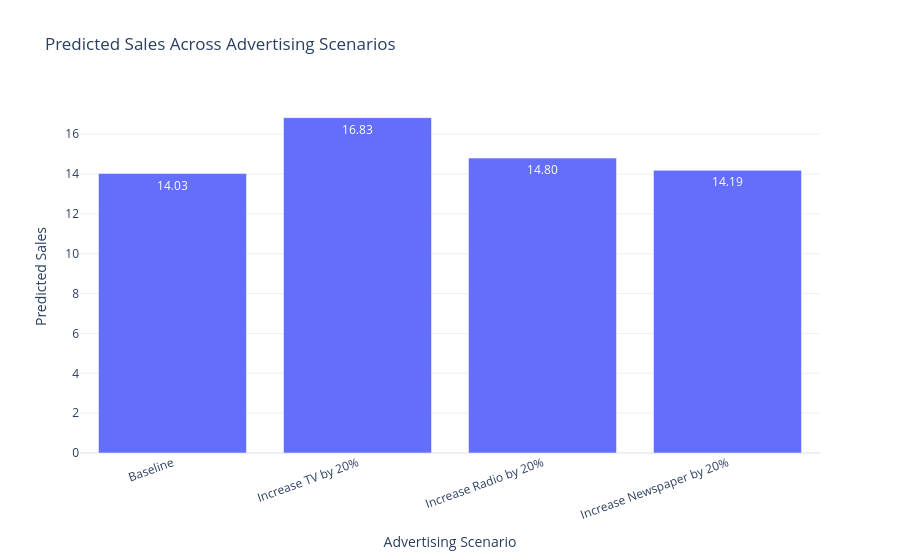

The notebook cell this image was saved under:
### Code cell
# ============================================================
# Compare Scenario Predictions
# ============================================================

fig = px.bar(
    scenario_comparison,
    x="Scenario",
    y="Predicted Sales",
    text_auto=".2f",
    hover_data=[
        "TV",
        "Radio",
        "Newspaper",
        "Total Budget",
        "Sales Change",
        "Sales Change (%)"
    ],
    title="Predicted Sales Across Advertising Scenarios",
    template="plotly_white"
)

fig.update_layout(
    xaxis_title="Advertising Scenario",
    yaxis_title="Predicted Sales",
    xaxis_tickangle=-20
)

fig.show()

### Figure 1 — Plotly figure (JSON) as saved in the notebook; plotly's stock layout.template omitted (floating-point values rounded to 4 significant figures)
{"data": [{"customdata": [[147.0, 23.26, 30.55, 200.9, 3.553e-15, 2.533e-14], [176.5, 23.26, 30.55, 230.3, 2.803, 19.98], [147.0, 27.92, 30.55, 205.5, 0.772, 5.504], [147.0, 23.26, 36.66, 207.0, 0.159, 1.134]], "hovertemplate": "Scenario=%{x}<br>Predicted Sales=%{y}<br>TV=%{customdata[0]}<br>Radio=%{customdata[1]}<br>Newspaper=%{customdata[2]}<br>Total Budget=%{customdata[3]}<br>Sales Change=%{customdata[4]}<br>Sales Change (%)=%{customdata[5]}<extra></extra>", "legendgroup": "", "marker": {"color": "#636efa", "pattern": {"shape": ""}}, "name": "", "orientation": "v", "showlegend": false, "textposition": "auto", "texttemplate": "%{y:.2f}", "type": "bar", "x": ["Baseline", "Increase TV by 20%", "Increase Radio by 20%", "Increase Newspaper by 20%"], "xaxis": "x", "y": [14.03, 16.83, 14.8, 14.19], "yaxis": "y"}], "layout": {"barmode": "relative", "legend": {"tracegroupgap": 0}, "title": {"text": "Predicted Sales Across Advertising Scenarios"}, "xaxis": {"anchor": "y", "domain": [0, 1], "tickangle": -20, "title": {"text": "Advertising Scenario"}}, "yaxis": {"anchor": "x", "domain": [0, 1], "title": {"text": "Predicted Sales"}}}}
